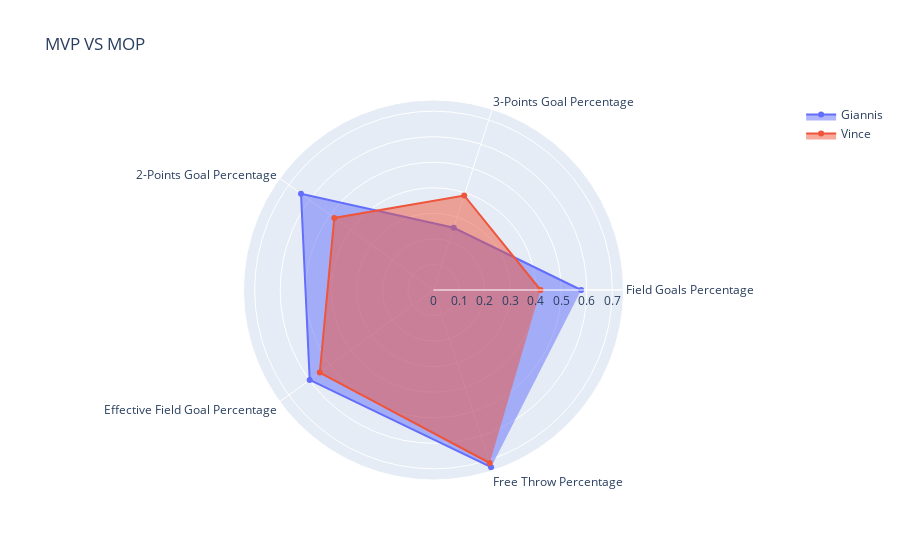

This figure's notebook cell:
### Markdown cell above
In this section, we compare player's performace both in defensive and attacking attributes. We will use Giannis Antetokounmpo, the most valuable player(MVP), and Vince Carter- the oldest player in the NBA for the season.

### Code cell
vince = df[df['Age'] == 42]
giannis = df[df['Player'] == 'Giannis Antetokounmpo']
df_avg_giannis = giannis[['FG%','3P%','2P%','eFG%','FT%']]
df_avg_vince = vince[['FG%','3P%','2P%','eFG%','FT%']]
fig = go.Figure()
fig.add_trace(go.Scatterpolar(
  r = df_avg_giannis.iloc[0,:],
  theta=['Field Goals Percentage','3-Points Goal Percentage','2-Points Goal Percentage', 'Effective Field Goal Percentage',
           'Free Throw Percentage'],
  fill='toself',
  name = 'Giannis'
))
fig.add_trace(go.Scatterpolar(
  r = df_avg_vince.iloc[0,:],
  theta=['Field Goals Percentage','3-Points Goal Percentage','2-Points Goal Percentage', 'Effective Field Goal Percentage',
           'Free Throw Percentage'],
  fill='toself',
  name = 'Vince'
))
fig.update_layout(
  polar=dict(
    radialaxis=dict(
      visible=True
    ),
  ),
  showlegend=True,
title = 'MVP VS MOP'
)
fig.show()
# Giannis Antetokounmpo VS Vince Carter

### Figure 1 — Plotly figure (JSON) as saved in the notebook; plotly's stock layout.template omitted (floating-point values rounded to 4 significant figures)
{"data": [{"fill": "toself", "name": "Giannis", "r": [0.578, 0.256, 0.641, 0.599, 0.729], "theta": ["Field Goals Percentage", "3-Points Goal Percentage", "2-Points Goal Percentage", "Effective Field Goal Percentage", "Free Throw Percentage"], "type": "scatterpolar"}, {"fill": "toself", "name": "Vince", "r": [0.419, 0.389, 0.48, 0.55, 0.712], "theta": ["Field Goals Percentage", "3-Points Goal Percentage", "2-Points Goal Percentage", "Effective Field Goal Percentage", "Free Throw Percentage"], "type": "scatterpolar"}], "layout": {"polar": {"radialaxis": {"visible": true}}, "showlegend": true, "title": {"text": "MVP VS MOP"}}}
